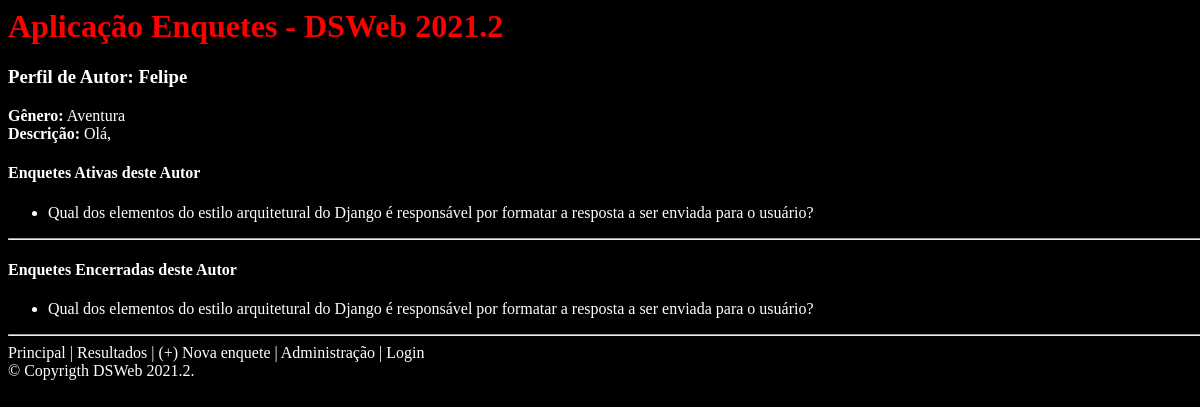
The app's page /enquetes/autor/1/, older data.
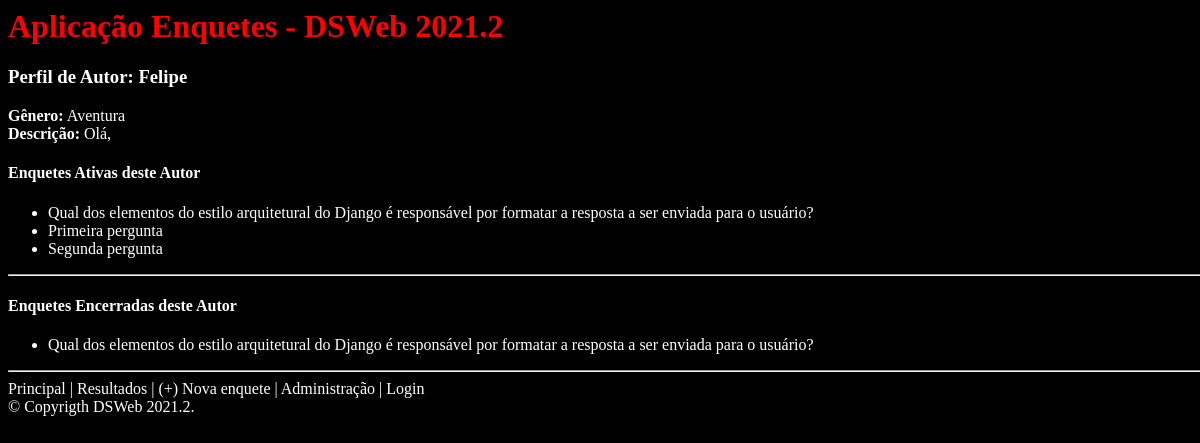
The same page, newer data.
### enquetes/models.py (models this page shows, shortened)
class Pergunta(models.Model):
    texto = models.CharField(max_length=200, unique=True)
    data_publicacao = models.DateTimeField('Data de publicação')
    data_encerramento = models.DateField('Encerramento', null=True)
    imagem = models.ImageField(upload_to='enquetes', null=True, blank=True)
    rotulos = models.ManyToManyField(Rotulo, verbose_name='Rótulos')
    autor = models.ForeignKey(Autor, on_delete=models.CASCADE, null=True)
    def publicada_recentemente(self):
        agora = timezone.now()
        return agora-datetime.timedelta(days=1) <= self.data_publicacao <= agora
    publicada_recentemente.admin_order_field = 'data_publicacao'
    publicada_recentemente.boolean = True
    publicada_recentemente.short_description = 'É recente?'

### enquetes/views.py (the view)
# urls.py: path('autor/<int:pk>/', views.AutorView.as_view(), name='autor'),
class AutorView(generic.View):
    def get(self, request, *args, **kwargs):
        id_autor = kwargs['pk']
        autor = get_object_or_404(Autor, pk=id_autor)
        enquetes = Pergunta.objects.filter(autor=autor).order_by('-data_publicacao')
        encerradas = enquetes.exclude(data_encerramento__gte = timezone.now())
        ativas = enquetes.exclude(data_encerramento__lt = timezone.now())
        contexto = {
            'autor': autor, 'ativas': ativas, 'encerradas': encerradas
        }
        return render(request, 'enquetes/autor.html', contexto)

### enquetes/templates/enquetes/autor.html (shortened to what this page needs)
{% extends 'enquetes/base.html' %}
{% load static %}
{% block titulo %}
    <h3>Perfil de Autor: {{ autor.nome }}
    </h3>
{% endblock %}
{% block conteudo %}
        <b>Gênero:</b> {{ autor.genero }}</br>
        <b>Descrição:</b> {{ autor.descricao }}
        <h4>Enquetes Ativas deste Autor</h4>
        <ul>
        {% for enquete in ativas.all %}
            <li>
               <a href="{% url 'enquetes:detalhes' enquete.id %}">
                   {{ enquete.texto }}
                </a>
            </li>
        {% endfor %}
        </ul>
        <hr/>
        <h4>Enquetes Encerradas deste Autor</h4>
        <ul>
        {% for enquete in encerradas.all %}
            <li>
               <a href="{% url 'enquetes:detalhes' enquete.id %}">
                   {{ enquete.texto }}
                </a>
            </li>
        {% endfor %}
        </ul>
{% endblock %}

Row changes from the older to the newer data that the page shows:
now on this page (row edited): Pergunta: texto "Primeira pergunta", shown under "Enquetes Ativas deste Autor"
now on this page (row edited): Pergunta: texto "Segunda pergunta", shown under "Enquetes Ativas deste Autor"
